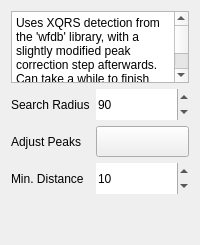
         <widget class="QWidget" name="page_peak_xqrs">
          <layout class="QGridLayout" name="gridLayout_5">
           <item row="2" column="1">
            <widget class="ComboBox" name="peak_xqrs_peak_dir">
             <property name="minimumSize">
              <size>
               <width>0</width>
               <height>31</height>
              </size>
             </property>
             <property name="text">
              <string/>
             </property>
            </widget>
           </item>
           <item row="1" column="0">
            <widget class="BodyLabel" name="searchRadiusLabel">
             <property name="sizePolicy">
              <sizepolicy hsizetype="Fixed" vsizetype="Preferred">
               <horstretch>0</horstretch>
               <verstretch>0</verstretch>
              </sizepolicy>
             </property>
             <property name="minimumSize">
              <size>
               <width>0</width>
               <height>31</height>
              </size>
             </property>
             <property name="text">
              <string>Search Radius</string>
             </property>
            </widget>
           </item>
           <item row="2" column="0">
            <widget class="BodyLabel" name="adjustPeaksLabel">
             <property name="sizePolicy">
              <sizepolicy hsizetype="Fixed" vsizetype="Preferred">
               <horstretch>0</horstretch>
               <verstretch>0</verstretch>
              </sizepolicy>
             </property>
             <property name="minimumSize">
              <size>
               <width>0</width>
               <height>31</height>
              </size>
             </property>
             <property name="text">
              <string>Adjust Peaks</string>
             </property>
            </widget>
           </item>
           <item row="0" column="0" colspan="2">
            <widget class="QTextBrowser" name="peak_xqrs_info">
             <property name="maximumSize">
              <size>
               <width>16777215</width>
               <height>90</height>
              </size>
             </property>
             <property name="sizeAdjustPolicy">
              <enum>QAbstractScrollArea::SizeAdjustPolicy::AdjustToContents</enum>
             </property>
             <property name="html">
              <string>&lt;!DOCTYPE HTML PUBLIC &quot;-//W3C//DTD HTML 4.0//EN&quot; &quot;http://www.w3.org/TR/REC-html40/strict.dtd&quot;&gt;
&lt;html&gt;&lt;head&gt;&lt;meta name=&quot;qrichtext&quot; content=&quot;1&quot; /&gt;&lt;meta charset=&quot;utf-8&quot; /&gt;&lt;style type=&quot;text/css&quot;&gt;
p, li { white-space: pre-wrap; }
hr { height: 1px; border-width: 0; }
li.unchecked::marker { content: &quot;\2610&quot;; }
li.checked::marker { content: &quot;\2612&quot;; }
&lt;/style&gt;&lt;/head&gt;&lt;body style=&quot; font-family:'Segoe UI'; font-size:9pt; font-weight:400; font-style:normal;&quot;&gt;
&lt;p style=&quot; margin-top:0px; margin-bottom:0px; margin-left:0px; margin-right:0px; -qt-block-indent:0; text-indent:0px;&quot;&gt;Uses XQRS detection from the 'wfdb' library, with a slightly modified peak correction step afterwards.&lt;/p&gt;
&lt;p style=&quot; margin-top:0px; margin-bottom:0px; margin-left:0px; margin-right:0px; -qt-block-indent:0; text-indent:0px;&quot;&gt;Can take a while to finish when used on sections longer than 1e6 samples.&lt;/p&gt;&lt;/body&gt;&lt;/html&gt;</string>
             </property>
            </widget>
           </item>
           <item row="1" column="1">
            <widget class="SpinBox" name="peak_xqrs_search_radius">
             <property name="minimumSize">
              <size>
               <width>0</width>
               <height>31</height>
              </size>
             </property>
             <property name="frame">
              <bool>false</bool>
             </property>
             <property name="minimum">
              <number>5</number>
             </property>
             <property name="maximum">
              <number>99999</number>
             </property>
             <property name="value">
              <number>90</number>
             </property>
            </widget>
           </item>
           <item row="4" column="0" colspan="2">
            <spacer name="verticalSpacer">
             <property name="orientation">
              <enum>Qt::Orientation::Vertical</enum>
             </property>
             <property name="sizeHint" stdset="0">
              <size>
               <width>20</width>
               <height>40</height>
              </size>
             </property>
            </spacer>
           </item>
           <item row="3" column="1">
            <widget class="SpinBox" name="peak_xqrs_min_peak_distance">
             <property name="minimumSize">
              <size>
               <width>0</width>
               <height>31</height>
              </size>
             </property>
             <property name="frame">
              <bool>false</bool>
             </property>
             <property name="maximum">
              <number>100000</number>
             </property>
             <property name="value">
              <number>10</number>
             </property>
            </widget>
           </item>
           <item row="3" column="0">
            <widget class="BodyLabel" name="label_17">
             <property name="text">
              <string>Min. Distance</string>
             </property>
            </widget>
           </item>
          </layout>
         </widget>
